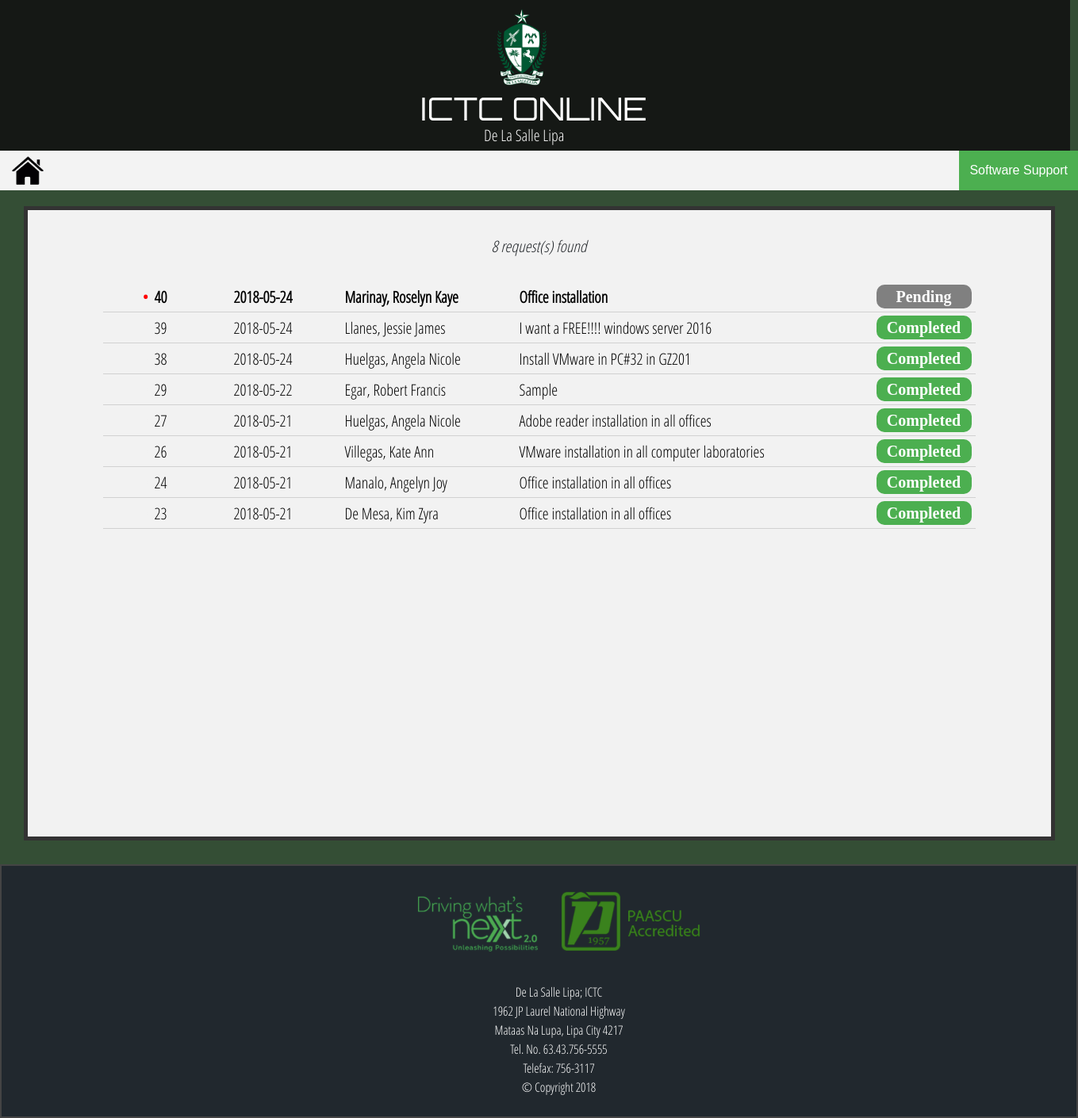
/sshistory.php, run on the app's committed database.
### tables this page shows
CREATE TABLE `requests` (
  `id` int(10) NOT NULL,
  `date` date NOT NULL,
  `name` varchar(100) NOT NULL,
  `contactno` int(15) NOT NULL,
  `department` varchar(50) NOT NULL,
  `request` varchar(200) NOT NULL,
  `remarks` varchar(200) NOT NULL,
  `status` varchar(100) NOT NULL,
  `comments` varchar(200) NOT NULL,
  `comments2` varchar(200) NOT NULL,
  `ictcstatus` varchar(20) NOT NULL,
  `ssstatus` varchar(20) NOT NULL,
  `user` varchar(20) NOT NULL
);

### sshistory.php (the view, shortened to what this page needs)
<!DOCTYPE html>
<html>
<head>
    <link rel="stylesheet" href="custom.css">
    <link rel="stylesheet" href="css/bootstrap.min.css">
	<link href="local-fonts/Orbitron/Orbitron.css" rel="stylesheet">
	<link href="local-fonts/Open-Sans/Open-Sans.css" rel="stylesheet">
</head>
<body>
	<div class="Header">
		<center ><img src="images/DLSL-logo.png" class="logo" width="100px" height="100px"></center>
		<center> <div class="Title">ICTC ONLINE </div> </center>
		<center> <div class="SubTitle">De La Salle Lipa </div> </center>
	</div>
	<div class="dropdown">
		<button class="dropbtn">Software Support</button>
		</div>
	<ul>
	  	<ul>
	  <li style="padding:5px"><a href="supporthome.php"><img src="home.png" style="width:40px;margin-left:10px;"></a></li>
	</ul>
	</ul>
<center>
<div class="main-body">
	<br>
	<?php
		echo "<form action='superior.php' method='GET'>";
		$query="SELECT * FROM requests WHERE ictcstatus='Queued' OR ictcstatus='Completed' ORDER BY id DESC";
		$result=mysql_query($query);
		$num_results=mysql_num_rows($result);
		echo "<i> $num_results request(s) found </i> <br><br>";
		while($row=mysql_fetch_assoc($result))
		{
			echo "<a href=# style='text-decoration:none;'>";
			echo "<div class='rows'>";
			if($row['ssstatus'] == 'Pending')
			{
				echo "<strong style='color:red;margin-left:50px;font-size:20px'>&#8226;</strong><strong>";
			}
			else { echo "<strong style='color:#f2f2f2;margin-left:50px;font-size:20px'>&#8226;</strong>";}
			if($row['ssstatus'] == 'Pending')
			{
			echo "<div class='stat' style='background-color:gray'><strong>".$row['ssstatus']."</strong></div>";
			}
			if($row['ssstatus'] == 'Completed')
			{
			echo "<div class='stat' style='background-color:#4CAF50'><strong>".$row['ssstatus']."</strong></div>";
			}
			echo "<div class='request'>".$row['request']."</div>";
			echo "<div class='name'>".$row['name']."</div>";
			echo "<div class='date'>".$row['date']."</div>";
			echo "<div class='id'>".$row['id']." </div>";
			echo "</div></a></strong>";
		}
	?>
	</form>
</div>
<br>
<footer>
	<div class="footer-info">
		<br>
	<center>
	<div class="footer-img">
	<img src="images/footer-img1.png">
	<img src="images/footer-img2.png">
	</div>
	<br>
	De La Salle Lipa; ICTC<br>
	1962 JP Laurel National Highway<br>
	Mataas Na Lupa, Lipa City 4217<br>
	Tel. No. 63.43.756-5555<br>
	Telefax: 756-3117<br>
	© Copyright 2018
	<br>
	</center>
	</div>
</footer>
</body>
</html>

### css/custom.css (style rules this page uses)
body { background-color: black; }

### sshistory.php (style rules this page uses)
body { background: #344e35 ; font-family: 'open_sans_condensedlight', sans-serif; font-size: 20px; }
.Header { width: 1349px; height: 190px; background: #151815; color: white; top: 90px; }
.Title { font-family: 'orbitronlight', sans-serif; font-size: 200%; position: absolute; left: 530px; top: 108px }
.SubTitle { position: absolute; font-size: 20px; font-family: 'open_sans_condensedlight', sans-serif; left: 610px; top: 155px }
.logo { position: absolute; left: 608px; top: 10px; }
.main-body { width: 1300px; height: 800px; border-style: solid; border-width: 5px; border-color: #333; background: #f2f2f2; margin-top: 20px; }
footer { width: 100%; height: 320px; background-color: #21282E; border-style: solid; border-width: 2px; border-color: #444; color: white; font-family: 'open_sans_condensedlight', sans-serif; }
.footer-info { margin-left: 50px; margin-top: 0px; font-size: 80%; }
.rows { padding-top:4px; padding-bottom:4px; text-align:left; color:black; text-decoration:none; border-bottom:1px solid #D1D1D1; width:1100px; }
.stat { position:static; float:right; text-align:center; width:120px; margin-right:5px; border-radius:10px; color:white; font-family:Calibri; font-size:20px; }
.id { position:static; float:right; text-align:left; width:50px; margin-right:50px; }
.date { position:static; float:right; text-align:left; width:100px; margin-right:40px; }
.name { position:static; float:right; text-align:left; width:200px; margin-right:20px; }
.request { position:static; float:right; text-align:left; width:430px; margin-right:20px; }
ul { list-style-type: none; margin: 0; padding: 0; overflow: hidden; background-color: #f3f3f3; text-decoration: none; height:50px; width:1161x; }
li { float: left; }
li a { text-decoration: none; display: block; color: black; text-align: center; font-size:18px; }
.dropbtn { background-color: #4CAF50; color: white; padding: 13px; font-size: 16px; border: none; cursor: pointer; font-family: "Montserrat", sans-serif; }
.dropdown { position: relative; display: inline-block; float:right; font-family: "Montserrat",sans-serif; }

### data on the page
requests: ssstatus "Pending", request "Office installation", name "Marinay, Roselyn Kaye", date "2018-05-24", id "40"
requests: ssstatus "Completed", request "I want a FREE!!!! windows server 2016", name "Llanes, Jessie James", date "2018-05-24", id "39"
requests: ssstatus "Completed", request "Install VMware in PC#32 in GZ201", name "Huelgas, Angela Nicole", date "2018-05-24", id "38"
requests: ssstatus "Completed", request "Sample", name "Egar, Robert Francis", date "2018-05-22", id "29"
requests: ssstatus "Completed", request "Adobe reader installation in all offices", name "Huelgas, Angela Nicole", date "2018-05-21", id "27"
requests: ssstatus "Completed", request "VMware installation in all computer laboratories", name "Villegas, Kate Ann", date "2018-05-21", id "26"
requests: ssstatus "Completed", request "Office installation in all offices", name "Manalo, Angelyn Joy", date "2018-05-21", id "24"
requests: ssstatus "Completed", request "Office installation in all offices", name "De Mesa, Kim Zyra", date "2018-05-21", id "23"

### other printed values
$num_results "8"
